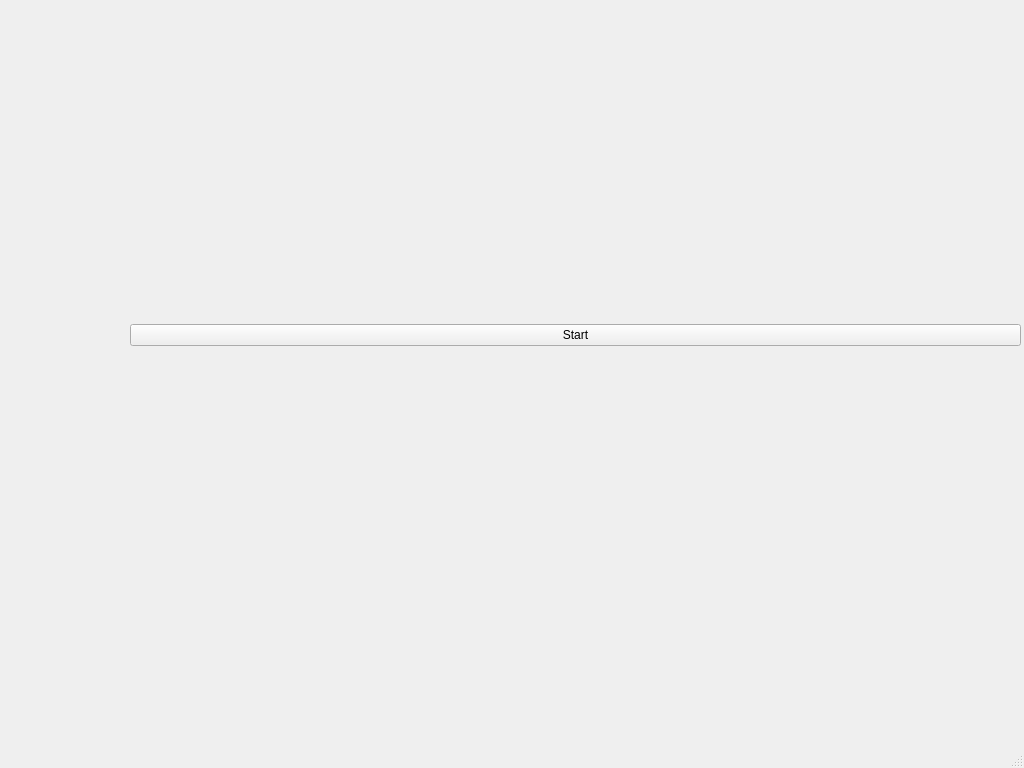
<?xml version="1.0" encoding="UTF-8"?>
<ui version="4.0">
 <class>StartWindow</class>
 <widget class="QMainWindow" name="StartWindow">
  <property name="geometry">
   <rect>
    <x>0</x>
    <y>0</y>
    <width>1024</width>
    <height>768</height>
   </rect>
  </property>
  <property name="windowTitle">
   <string>MainWindow</string>
  </property>
  <widget class="QWidget" name="centralwidget">
   <widget class="QStackedWidget" name="stackedWidget">
    <property name="geometry">
     <rect>
      <x>0</x>
      <y>0</y>
      <width>1021</width>
      <height>721</height>
     </rect>
    </property>
    <widget class="QWidget" name="page">
     <widget class="QWidget" name="gridLayoutWidget">
      <property name="geometry">
       <rect>
        <x>130</x>
        <y>100</y>
        <width>891</width>
        <height>471</height>
       </rect>
      </property>
      <layout class="QGridLayout" name="gridLayout">
       <item row="0" column="0">
        <widget class="QPushButton" name="Start">
         <property name="text">
          <string>Start</string>
         </property>
        </widget>
       </item>
      </layout>
     </widget>
    </widget>
    <widget class="QWidget" name="page_2"/>
   </widget>
  </widget>
  <widget class="QMenuBar" name="menubar">
   <property name="geometry">
    <rect>
     <x>0</x>
     <y>0</y>
     <width>1024</width>
     <height>21</height>
    </rect>
   </property>
  </widget>
  <widget class="QStatusBar" name="statusbar"/>
 </widget>
 <resources/>
 <connections/>
</ui>
